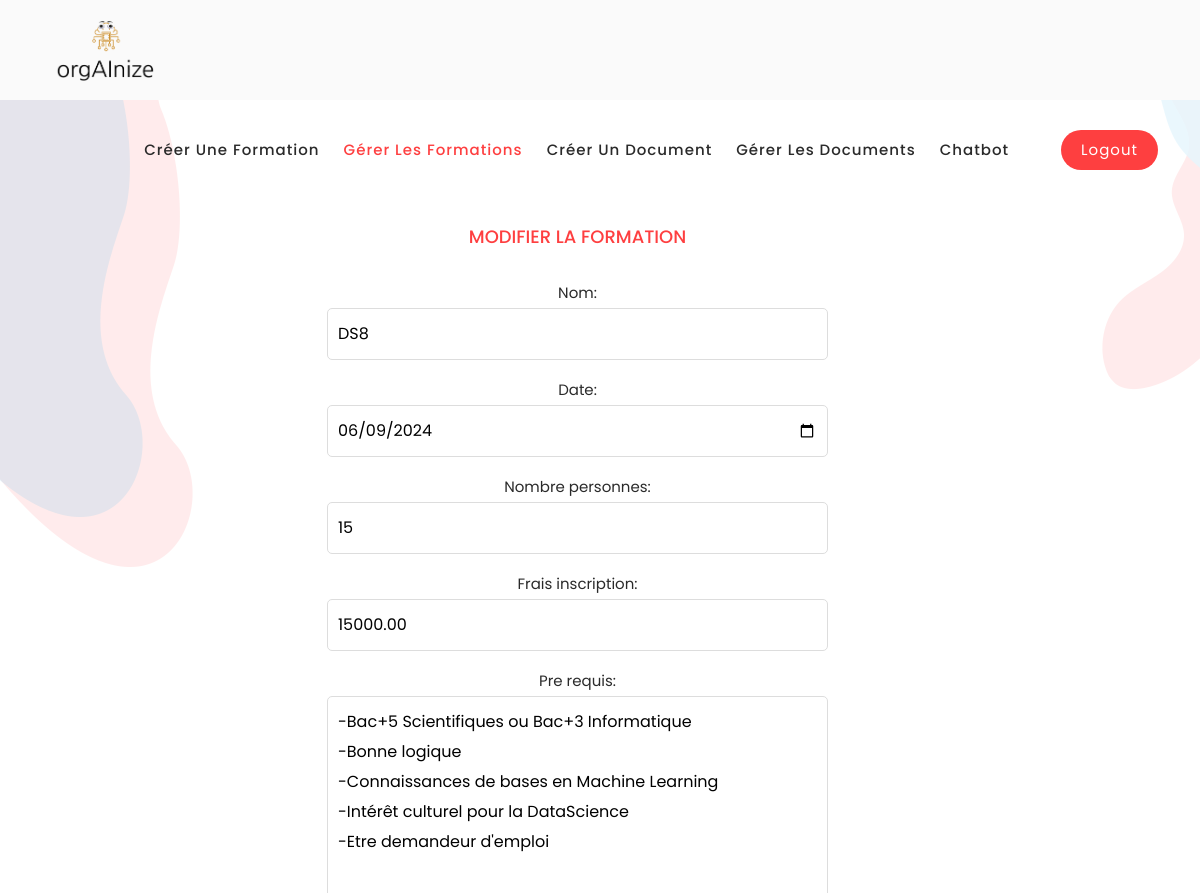
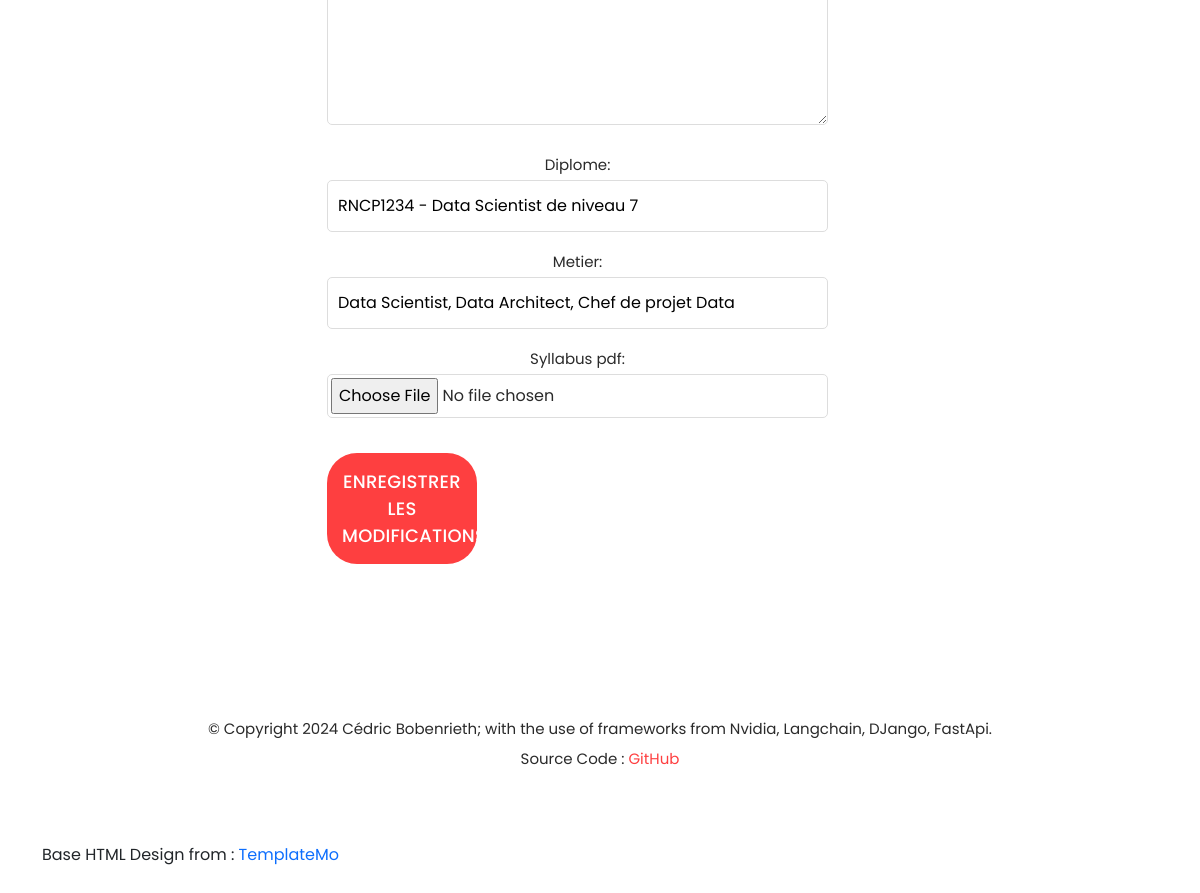
Screenshot of /users/formation/edit/12/ (signed in) with the database file from the repository (2 pictures, top to bottom).
### documents/models.py (models this page shows, shortened)
class Formation(models.Model):
    nom = models.CharField(max_length=255)
    date = models.DateField()
    nombre_personnes = models.IntegerField()
    frais_inscription = models.DecimalField(max_digits=10, decimal_places=2)
    pre_requis = models.TextField()
    diplome = models.CharField(max_length=255, null=True, blank=True)
    metier = models.CharField(max_length=255)
    syllabus_pdf = models.FileField(upload_to='syllabus/', null=True, blank=True)
    date_upload = models.DateTimeField(default=timezone.now)

### documents/views.py (the view)
# urls.py: path('formation/edit/<int:formation_id>/', doc_views.edit_formation, name='edit_formation'),
@login_required
def edit_formation(request, formation_id):
    formation = get_object_or_404(Formation, id=formation_id)
    if request.user.user_type != 'pro':
        return redirect('chatbot')
    if request.method == 'POST':
        form = FormationForm(request.POST, request.FILES, instance=formation)
        if form.is_valid():
            try:
                response = requests.post(
                    'http://127.0.0.1:8005/deindex-formation/',
                    data={'name': formation.nom, 'access': 'externe'}
                )
                if response.status_code != 200:
                    print("Error deindexing document:", response.json())
            except Exception as e:
                print("Error communicating with LangChain server:", str(e))
            formation = form.save()
            formation_data = {
                'nom': formation.nom,
                'date': formation.date.isoformat(),
                'nombre_personnes': formation.nombre_personnes,
                'frais_inscription': str(formation.frais_inscription),
                'pre_requis': formation.pre_requis,
                'diplome': formation.diplome,
                'metier': formation.metier,
                'date_upload': formation.date_upload.isoformat(),
            }
            files = {}
            if formation.syllabus_pdf:
                files['syllabus_pdf'] = formation.syllabus_pdf.file.read()
                formation_data['syllabus_pdf_name'] = formation.syllabus_pdf.name
            response = requests.post(
                'http://127.0.0.1:8005/index-formation/',
                files=files,
                data={'formation_data': json.dumps(formation_data)}
            )
            if response.status_code != 200:
                print("Error indexing formation:", response.json())
            return redirect('formation_list')
    else:
        form = FormationForm(instance=formation)
    return render(request, 'edit_formation.html', {'form': form, 'formation': formation})

### documents/forms.py
class FormationForm(forms.ModelForm):
    class Meta:
        model = Formation
        fields = ['nom', 'date', 'nombre_personnes', 'frais_inscription', 'pre_requis', 'diplome', 'metier', 'syllabus_pdf']
        widgets = {
            'date': forms.DateInput(attrs={'type': 'date'}),
        }

### documents/templates/edit_formation.html (shortened to what this page needs)
{% load static %}
<!DOCTYPE html>
<html lang="en">
  <head>
    <link href="{% static 'vendor/bootstrap/css/bootstrap.min.css' %}" rel="stylesheet">
    <link rel="stylesheet" href="{% static 'css/fontawesome.css' %}">
    <link rel="stylesheet" href="{% static 'css/templatemo-space-dynamic.css' %}">
    <link rel="stylesheet" href="{% static 'css/animated.css' %}">
    <link rel="stylesheet" href="{% static 'css/owl.css' %}">
  </head>
<body>
  <header class="header-area header-sticky wow slideInDown" data-wow-duration="0.75s" data-wow-delay="0s">
    <div class="container">
      <div class="row">
        <div class="col-12">
          <nav class="main-nav">
            <a href="{% url 'index' %}" class="logo">
              <h4><img class="img_logo" src="{% static 'images/logo.png' %}" alt="logo orgainize"></h4>
            </a>
            <ul class="nav">
			  <li class="scroll-to-section"><a href="{% url 'create_formation' %}" >Créer une Formation</a></li>
			  <li class="scroll-to-section"><a href="{% url 'formation_list'  %} " class="active">Gérer les Formations</a></li>
			  <li class="scroll-to-section"><a href="{% url 'upload_document' %}">Créer un Document</a></li>
			  <li class="scroll-to-section"><a href="{% url 'document_list' %}">Gérer les Documents</a></li>
			  <li class="scroll-to-section"><a href="{% url 'chatbot' %}">Chatbot</a></li>
           {% if user.is_authenticated %}
				<li class="scroll-to-section">
					<div class="main-red-button">
						<a href="{% url 'logout' %}">Logout</a>
					</div>
				</li>
			{% else %}
				<li class="scroll-to-section">
					<div class="main-red-button">
						<a href="{% url 'login' %}">Login</a>
					</div>
				</li>
			{% endif %}
            </ul>
          </nav>
        </div>
      </div>
    </div>
  </header>
  	<div class="main-banner wow fadeIn" id="top" data-wow-duration="1s" data-wow-delay="0.5s">
		<div class="container">
			<div class="row justify-content-center">
				<div class="col-lg-6">
					<div class="center-content header-text wow fadeInLeft" data-wow-duration="1s" data-wow-delay="1s">
						    <h6>Modifier la Formation</h6>
							<form method="post" enctype="multipart/form-data">
								{{ form.as_p }}
								<button type="submit">Enregistrer les modifications</button>
							</form>
					</div>
				</div>
			</div>
		</div>
	</div>
	  <footer>
    <div class="container">
      <div class="row">
        <div class="col-lg-12 wow fadeIn" data-wow-duration="1s" data-wow-delay="0.25s">
          <p>© Copyright 2024 Cédric Bobenrieth; with the use of frameworks from Nvidia, Langchain, DJango, FastApi.
          <br>Source Code  : <a rel="nofollow" href="https://templatemo.com">GitHub</a></p>
          <br>Base HTML Design from : <a rel="nofollow" href="https://templatemo.com">TemplateMo</a></p>
        </div>
      </div>
    </div>
  </footer>
  <link rel="stylesheet" href="https://cdn.jsdelivr.net/npm/flatpickr/dist/flatpickr.min.css">
</body>
</html>

### rows the page displays
Formation: nom "DS8", date "06/09/2024", nombre_personnes "15", frais_inscription "15000.00", pre_requis "-Bac+5 Scientifiques ou Bac+3 Informatique -Bonne logique -Connaissances de bases en Machine Learning -Intérêt culturel pour la DataScience -Etre demandeur d'emploi", diplome "RNCP1234 - Data Scientist de niveau 7", metier "Data Scientist, Data Architect, Chef de projet Data"
